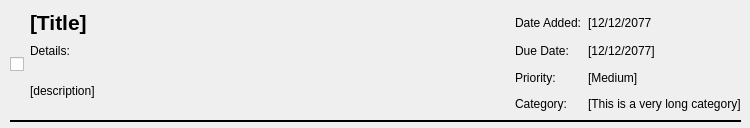
<?xml version="1.0" encoding="UTF-8"?>
<ui version="4.0">
 <class>frm_add_task</class>
 <widget class="QFrame" name="frm_add_task">
  <property name="geometry">
   <rect>
    <x>0</x>
    <y>0</y>
    <width>750</width>
    <height>128</height>
   </rect>
  </property>
  <property name="sizePolicy">
   <sizepolicy hsizetype="Fixed" vsizetype="Fixed">
    <horstretch>0</horstretch>
    <verstretch>0</verstretch>
   </sizepolicy>
  </property>
  <property name="font">
   <font>
    <family>Arial</family>
   </font>
  </property>
  <property name="windowTitle">
   <string>Frame</string>
  </property>
  <widget class="QWidget" name="gridLayoutWidget">
   <property name="geometry">
    <rect>
     <x>10</x>
     <y>10</y>
     <width>731</width>
     <height>113</height>
    </rect>
   </property>
   <layout class="QGridLayout" name="tasklayout">
    <item row="1" column="3">
     <widget class="QLabel" name="lbl_placeholder_due">
      <property name="sizePolicy">
       <sizepolicy hsizetype="Maximum" vsizetype="Preferred">
        <horstretch>0</horstretch>
        <verstretch>0</verstretch>
       </sizepolicy>
      </property>
      <property name="text">
       <string>[12/12/2077]</string>
      </property>
     </widget>
    </item>
    <item row="2" column="3">
     <widget class="QLabel" name="lbl_placeholder_priority">
      <property name="sizePolicy">
       <sizepolicy hsizetype="Maximum" vsizetype="Preferred">
        <horstretch>0</horstretch>
        <verstretch>0</verstretch>
       </sizepolicy>
      </property>
      <property name="text">
       <string>[Medium]</string>
      </property>
     </widget>
    </item>
    <item row="1" column="1">
     <widget class="QLabel" name="lbl_details">
      <property name="text">
       <string>Details:</string>
      </property>
     </widget>
    </item>
    <item row="0" column="2">
     <widget class="QLabel" name="lbl_date_added">
      <property name="sizePolicy">
       <sizepolicy hsizetype="Maximum" vsizetype="Preferred">
        <horstretch>0</horstretch>
        <verstretch>0</verstretch>
       </sizepolicy>
      </property>
      <property name="text">
       <string>Date Added:</string>
      </property>
     </widget>
    </item>
    <item row="2" column="2">
     <widget class="QLabel" name="lbl_priority">
      <property name="sizePolicy">
       <sizepolicy hsizetype="Maximum" vsizetype="Preferred">
        <horstretch>0</horstretch>
        <verstretch>0</verstretch>
       </sizepolicy>
      </property>
      <property name="text">
       <string>Priority:</string>
      </property>
     </widget>
    </item>
    <item row="0" column="1">
     <widget class="QLabel" name="lbl_placeholder_title">
      <property name="font">
       <font>
        <family>Arial</family>
        <pointsize>16</pointsize>
        <bold>true</bold>
       </font>
      </property>
      <property name="text">
       <string>[Title]</string>
      </property>
     </widget>
    </item>
    <item row="3" column="2">
     <widget class="QLabel" name="lbl_category">
      <property name="sizePolicy">
       <sizepolicy hsizetype="Maximum" vsizetype="Preferred">
        <horstretch>0</horstretch>
        <verstretch>0</verstretch>
       </sizepolicy>
      </property>
      <property name="text">
       <string>Category:</string>
      </property>
     </widget>
    </item>
    <item row="0" column="3">
     <widget class="QLabel" name="lbl_placeholder_added">
      <property name="sizePolicy">
       <sizepolicy hsizetype="Maximum" vsizetype="Preferred">
        <horstretch>0</horstretch>
        <verstretch>0</verstretch>
       </sizepolicy>
      </property>
      <property name="text">
       <string>[12/12/2077</string>
      </property>
     </widget>
    </item>
    <item row="1" column="2">
     <widget class="QLabel" name="lbl_date_due">
      <property name="sizePolicy">
       <sizepolicy hsizetype="Maximum" vsizetype="Preferred">
        <horstretch>0</horstretch>
        <verstretch>0</verstretch>
       </sizepolicy>
      </property>
      <property name="text">
       <string>Due Date:</string>
      </property>
     </widget>
    </item>
    <item row="2" column="1" rowspan="2">
     <widget class="QLabel" name="lbl_placeholder_details">
      <property name="text">
       <string>[description]</string>
      </property>
     </widget>
    </item>
    <item row="1" column="0" rowspan="2">
     <widget class="QCheckBox" name="chkbox_is_complete">
      <property name="sizePolicy">
       <sizepolicy hsizetype="Maximum" vsizetype="Fixed">
        <horstretch>0</horstretch>
        <verstretch>0</verstretch>
       </sizepolicy>
      </property>
      <property name="styleSheet">
       <string notr="true">QCheckBox::indicator{width:16px, height:16px};</string>
      </property>
      <property name="text">
       <string/>
      </property>
     </widget>
    </item>
    <item row="4" column="0" colspan="4">
     <widget class="Line" name="hline_bottom">
      <property name="frameShadow">
       <enum>QFrame::Shadow::Plain</enum>
      </property>
      <property name="lineWidth">
       <number>2</number>
      </property>
      <property name="orientation">
       <enum>Qt::Orientation::Horizontal</enum>
      </property>
     </widget>
    </item>
    <item row="3" column="3">
     <widget class="QLabel" name="lbl_placeholder_category">
      <property name="sizePolicy">
       <sizepolicy hsizetype="Maximum" vsizetype="Preferred">
        <horstretch>0</horstretch>
        <verstretch>0</verstretch>
       </sizepolicy>
      </property>
      <property name="text">
       <string>[This is a very long category]</string>
      </property>
     </widget>
    </item>
   </layout>
  </widget>
 </widget>
 <resources/>
 <connections/>
</ui>
